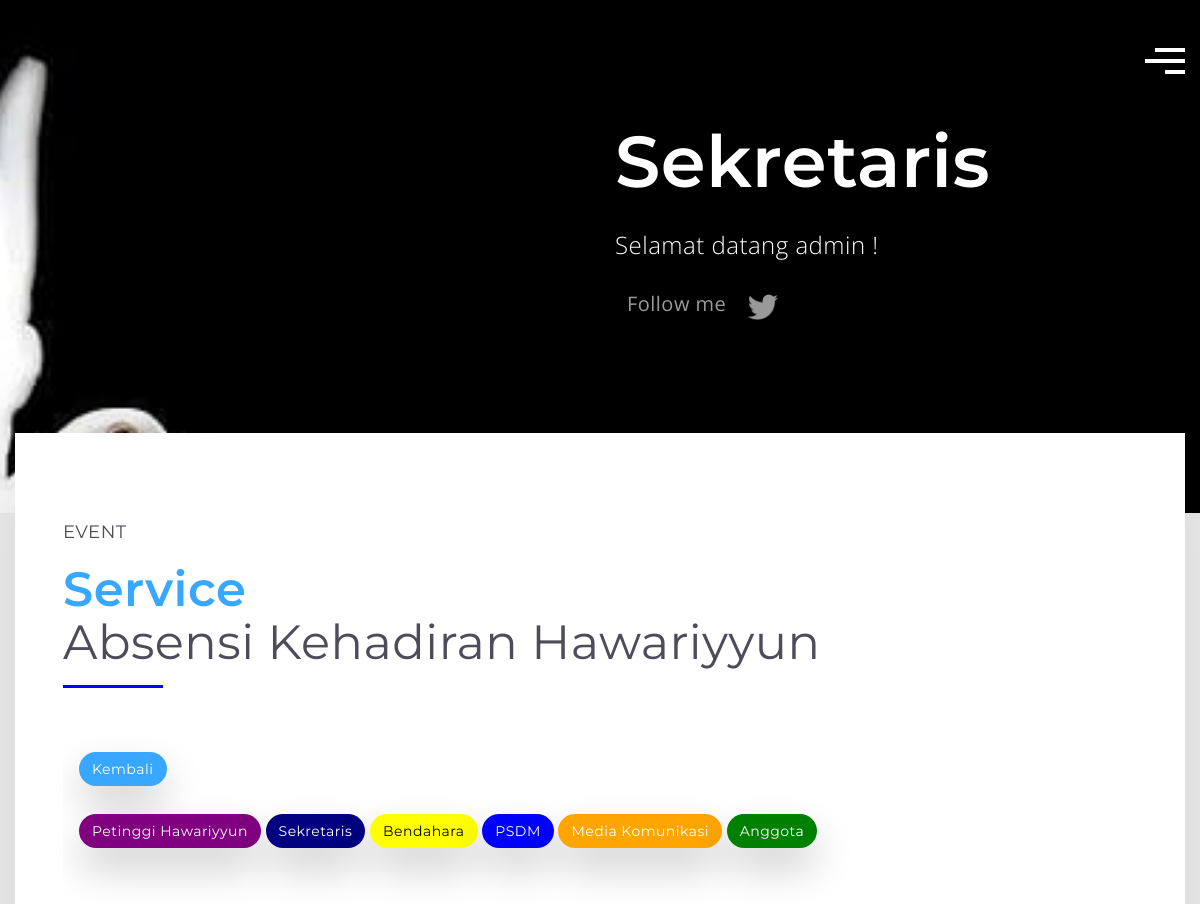
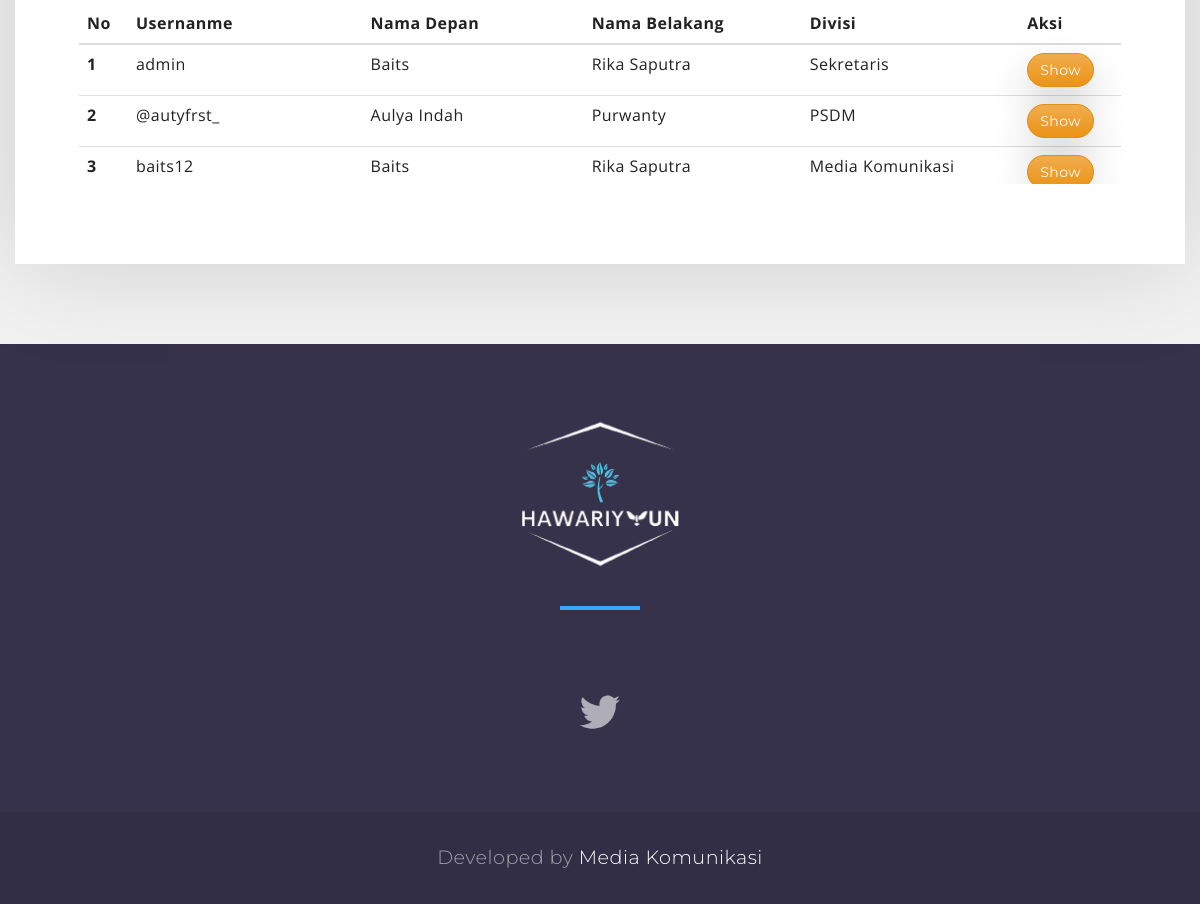
Page /absensi/sekretaris/list_pengurus (signed in) on the committed database (2 pictures, top to bottom).
### account/models.py (models this page shows, shortened)
class Profile(models.Model):
    user = models.OneToOneField(User, on_delete=models.CASCADE,related_name='profile')
    no_telpon = models.CharField(blank=True,null=True,max_length = 50)
    pendidikan_terakhir = models.CharField(blank=True,null=True,max_length=100)
    jurusan = models.CharField(blank=True,null=True,max_length=100)
    role = models.IntegerField(choices = divisi,default=7)
    token = models.CharField(blank=True,null=True,max_length=300)

### absensi/views.py (the view)
# urls.py: path('sekretaris/list_pengurus', views.list_pengurus, name="list_pengurus"),
@login_required
@user_passes_test(administration,login_url='index_absensi')
def list_pengurus(request):
    nama = Profile.objects.get(user = request.user)
    pengurus = Profile.objects.all()
    context = {
        'pengurus':pengurus,
        'nama':nama,
    }
    return render(request, 'sekretaris/list_pengurus.html',context)

### absensi/views.py (called while the page is built)
def administration(user):
    return user.groups.filter(name='sekretaris').exists()

### absensi/templates/sekretaris/list_pengurus.html (shortened to what this page needs)
{% extends 'base_main.html' %}{% load static %} {% block content %}
<body>
  <header class="hero">
    <div class="container">
      <div class="row">
        <div class="col-md-6 col-md-offset-6 col-xs-12">
          <nav>
            <div id="menu-toggle">
              <div class="hamburger">
                <span class="line"></span>
                <span class="line"></span>
                <span class="line"></span>
              </div>
              <div class="cross">
                <span class="line"></span>
                <span class="line"></span>
              </div>
            </div>
          </nav>
          <div class="hero-text">
            <h1>{{nama.get_role_display}}</h1>
            {% if request.user.is_authenticated %}
            <h3>Selamat datang {{user}} !</h3>
            {% else %}
            <a href="{% url 'register' %}" class="btn btn-lg btn-primary">Daftar/Masuk</a>
            {% endif %}
            <ul class="social-links" style="margin-top: 2em">
              <li class="label">Follow me</li>
              <li>
                <a href="#"><img src="{% static 'maria/assets/twitter.png' %}" /></a>
              </li>
            </ul>
          </div>
        </div>
      </div>
    </div>
  </header>
  <section class="case-study">
    <div class="container">
      <div class="row">
        <div class="col-md-12">
          <h4 class="sub-heading">event</h4>
          <h1 class="heading purple">
            <span class="blue">Service</span><br />
            Absensi Kehadiran Hawariyyun
          </h1>
          <div class="swiper-container client-swiper" style="max-height: 400px; overflow: auto">
            <div class="filter" style="margin-bottom: 2em" style="display: flex">
                <a href="{% url 'list_kehadiran' %}" class="btn btn-primary" style="margin-bottom: 2em">Kembali </a>
 <br>        <a href="{% url 'list_petinggi' %}" class="btn " style="background:purple;color:white;margin-bottom: 2em">Petinggi Hawariyyun </a>
             <a href="{% url 'list_sekretaris' %}" class="btn " style="background:navy;color:white;margin-bottom: 2em">Sekretaris </a>
             <a href="{% url 'list_bendahara' %}" class="btn " style="background:yellow;color:black;margin-bottom: 2em">Bendahara </a>
             <a href="{% url 'list_psdm' %}" class="btn " style="background:blue;color:white;margin-bottom: 2em">PSDM </a>
             <a href="{% url 'list_medkom' %}" class="btn " style="background:orange;color:white;margin-bottom: 2em">Media Komunikasi </a>
             <a href="{% url 'list_anggota' %}" class="btn " style="background:green;color:white;margin-bottom: 2em">Anggota </a>
            </div>
            {% if request.user.is_authenticated %}
            <table class="table">
              <thead>
                <tr>
                  <th scope="col">No</th>
                  <th scope="col">Usernanme</th>
                  <th scope="col">Nama Depan</th>
                  <th scope="col">Nama Belakang</th>
                  <th scope="col">Divisi</th>
                  <th scope="col">Aksi</th>
                </tr>
              </thead>
              <tbody>
                {% for i in pengurus %}
                <tr>
                  <th scope="row">{{ forloop.counter }}</th>
                  <td>{{i.user.username}}</td>
                  <td>{{i.user.first_name}}</td>
                  <td>{{i.user.last_name}}</td>
                  <td>{{i.get_role_display}}</td>
                  <td>
                    <a href="{% url 'show_anggota' i.id %}" class="btn btn-warning">Show </a>
                  </td>
                </tr>
                {% endfor %}
              </tbody>
            </table>
            {% else %}
            <h2 class="alert text-center">Login terlebih dahulu untuk bisa memberikan kritik dan saran</h2>
          </div>
          {% endif %}
        </div>
      </div>
    </div>
  </section>
  <footer>
    <div class="container-fluid">
      <div class="row footer">
        <div class="col-md-12 text-center">
          <h1>
            <span><img src="{% static 'logo-biru.png' %}" style="height: 200px; margin-top: -1em" /></span>
          </h1>
          <ul class="social-links">
            <li>
              <a href="#"><img src="{% static 'maria/assets/twitter.png' %}" /></a>
            </li>
          </ul>
        </div>
      </div>
      <div class="row sub-footer">
        <div class="col-md-12 text-center">
          <p>Developed by <a href="https://instagram.com/medkomlc_11">Media Komunikasi</a></p>
        </div>
      </div>
    </div>
  </footer>
</body>
{% endblock content %}

### static/maria/css/style.css (style rules this page uses)
body { font-family: "Open Sans", sans-serif; background-color: #f2f2f2; font-size: 16px; color: #222; font-weight: normal; letter-spacing: 0.03em; }
a { color: #7447ae; -webkit-transition: all 0.2s; -moz-transition: all 0.2s; transition: all 0.2s; }
section { width: 100%; }
ul { margin: 0; padding: 0; }
ul li { list-style: none; }
img { max-width: 100%; }
.purple { color: #7447ae; }
.blue { color: #37a7ff; }
header.hero { background: url(../images/black-dove-2.jpg) no-repeat center center fixed; -webkit-background-size: cover; -moz-background-size: cover; -o-background-size: cover; background-size: cover; color: #fff; padding-bottom: 80px; }
header.hero .hero-text { margin-top: 20%; margin-bottom: 20%; }
header.hero .row { position: relative; }
header.hero h1 { font-family: "Montserrat", sans-serif; font-size: 4.5em; font-weight: 600; line-height: 1.4em; }
header.hero h1 span, header.hero h3 { font-weight: 300; }
ul.social-links li { display: inline-block; }
ul.social-links li a { padding: 5px; opacity: 0.6; }
ul.social-links li.label { font-size: 20px; opacity: 0.6; font-weight: 400; }
ul.social-links li a img { max-height: 30px; }
.case-study .col-md-12 { transform: translateY(-80px); -webkit-transform: translateY(-80px); padding: 5em 3em; background-color: #fff; box-shadow: 0 0 100px rgba(0, 0, 0, 0.15); }
h4.sub-heading { text-transform: uppercase; font-family: "Montserrat", sans-serif; font-weight: 400; color: #4e4c58; }
h1.heading { font-family: "Montserrat", sans-serif; font-weight: 400; color: #4e4c58; font-size: 3em; position: relative; padding-bottom: 10px; }
h1.heading span { font-weight: 600; }
h1.heading:after { content: ""; display: block; position: absolute; bottom: -10px; left: 0; height: 3px; width: 100px; }
h1.heading.purple:after { background-color: blue; }
.swiper-container { width: 100%; height: 100%; padding: 4em 1em; }
.footer { background-color: #37324b; padding: 5em; }
.footer h1 { font-family: "Montserrat", sans-serif; font-weight: 600; font-size: 3em; color: #a3a1ac; margin-bottom: 2em; }
.footer h1 span { color: #fff; font-weight: 300; }
.footer h1:after { content: ""; width: 80px; height: 4px; background-color: #37a7ff; display: block; position: absolute; left: 50%; transform: translate(-40px, 10px); }
.footer ul.social-links li a { padding-left: 12px; padding-right: 12px; }
.footer ul.social-links li a img { max-height: 40px; }
.sub-footer { background-color: #322e45; padding: 2em; color: #a3a1ac; font-family: "Montserrat", sans-serif; font-weight: 300; }
.sub-footer p { margin: 0; font-size: 1.2em; }
.sub-footer p a { color: #fff; }
nav { height: 40px; width: 100%; position: absolute; right: 0; top: 3em; cursor: pointer; transition: 0.25s ease-in-out; }
#menu-toggle { width: 40px; clear: both; float: right; }
#menu-toggle span.line { display: block; height: 4px; width: 40px; background-color: #fff; transition: 0.25s ease-in-out; }
#menu-toggle .hamburger span.line { margin-bottom: 0.45em; clear: both; float: right; }
#menu-toggle .hamburger span.line:nth-child(1) { width: 30px; transition-delay: 0.25s; }
#menu-toggle .hamburger span.line:nth-child(2) { transition-delay: 0.325s; }
#menu-toggle .hamburger span.line:nth-child(3) { width: 20px; transition-delay: 0.475s; }
#menu-toggle .cross span.line { width: 0px; position: absolute; top: 10px; right: 0; }
#menu-toggle .cross span.line:nth-child(1) { transform: rotate(45deg); transition-delay: 0s; }
#menu-toggle .cross span.line:nth-child(2) { transform: rotate(-45deg); transition-delay: 0.25s; }

### rows in the picture
Profile: role "Sekretaris", user.username "admin", user.first_name "Baits", user.last_name "Rika Saputra"
Profile: user.username "@autyfrst_", user.first_name "Aulya Indah", user.last_name "Purwanty", role "PSDM"
Profile: user.username "baits12", user.first_name "Baits", user.last_name "Rika Saputra", role "Media Komunikasi"

### other values in the picture
{{ user }} "admin"
